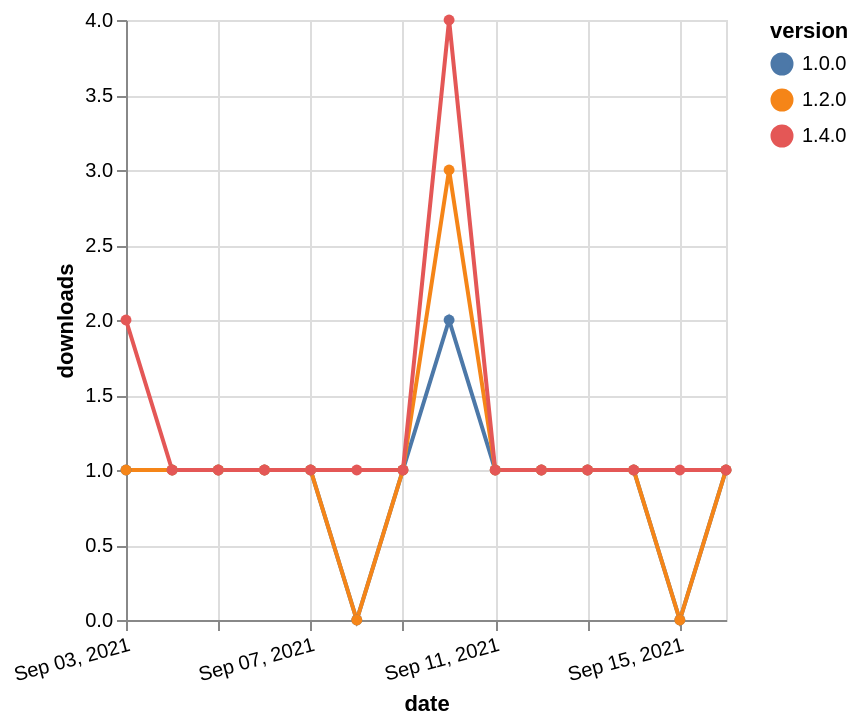

Write the Vega-Lite specification saved for this chart.
### Vega-Lite specification from a JSON file in a GitHub repository (floating-point values rounded to 4 significant figures)
{"$schema": "https://vega.github.io/schema/vega-lite/v5.json", "description": "A simple bar chart with embedded data.", "data": {"values": [{"date": "2021-09-03", "total": 164, "delta": 1, "version": "1.0.0"}, {"date": "2021-09-04", "total": 165, "delta": 1, "version": "1.0.0"}, {"date": "2021-09-05", "total": 166, "delta": 1, "version": "1.0.0"}, {"date": "2021-09-06", "total": 167, "delta": 1, "version": "1.0.0"}, {"date": "2021-09-07", "total": 168, "delta": 1, "version": "1.0.0"}, {"date": "2021-09-08", "total": 168, "delta": 0, "version": "1.0.0"}, {"date": "2021-09-09", "total": 169, "delta": 1, "version": "1.0.0"}, {"date": "2021-09-10", "total": 171, "delta": 2, "version": "1.0.0"}, {"date": "2021-09-11", "total": 172, "delta": 1, "version": "1.0.0"}, {"date": "2021-09-12", "total": 173, "delta": 1, "version": "1.0.0"}, {"date": "2021-09-13", "total": 174, "delta": 1, "version": "1.0.0"}, {"date": "2021-09-14", "total": 175, "delta": 1, "version": "1.0.0"}, {"date": "2021-09-15", "total": 175, "delta": 0, "version": "1.0.0"}, {"date": "2021-09-16", "total": 176, "delta": 1, "version": "1.0.0"}, {"date": "2021-09-03", "total": 194, "delta": 1, "version": "1.2.0"}, {"date": "2021-09-04", "total": 195, "delta": 1, "version": "1.2.0"}, {"date": "2021-09-05", "total": 196, "delta": 1, "version": "1.2.0"}, {"date": "2021-09-06", "total": 197, "delta": 1, "version": "1.2.0"}, {"date": "2021-09-07", "total": 198, "delta": 1, "version": "1.2.0"}, {"date": "2021-09-08", "total": 198, "delta": 0, "version": "1.2.0"}, {"date": "2021-09-09", "total": 199, "delta": 1, "version": "1.2.0"}, {"date": "2021-09-10", "total": 202, "delta": 3, "version": "1.2.0"}, {"date": "2021-09-11", "total": 203, "delta": 1, "version": "1.2.0"}, {"date": "2021-09-12", "total": 204, "delta": 1, "version": "1.2.0"}, {"date": "2021-09-13", "total": 205, "delta": 1, "version": "1.2.0"}, {"date": "2021-09-14", "total": 206, "delta": 1, "version": "1.2.0"}, {"date": "2021-09-15", "total": 206, "delta": 0, "version": "1.2.0"}, {"date": "2021-09-16", "total": 207, "delta": 1, "version": "1.2.0"}, {"date": "2021-09-03", "total": 124, "delta": 2, "version": "1.4.0"}, {"date": "2021-09-04", "total": 125, "delta": 1, "version": "1.4.0"}, {"date": "2021-09-05", "total": 126, "delta": 1, "version": "1.4.0"}, {"date": "2021-09-06", "total": 127, "delta": 1, "version": "1.4.0"}, {"date": "2021-09-07", "total": 128, "delta": 1, "version": "1.4.0"}, {"date": "2021-09-08", "total": 129, "delta": 1, "version": "1.4.0"}, {"date": "2021-09-09", "total": 130, "delta": 1, "version": "1.4.0"}, {"date": "2021-09-10", "total": 134, "delta": 4, "version": "1.4.0"}, {"date": "2021-09-11", "total": 135, "delta": 1, "version": "1.4.0"}, {"date": "2021-09-12", "total": 136, "delta": 1, "version": "1.4.0"}, {"date": "2021-09-13", "total": 137, "delta": 1, "version": "1.4.0"}, {"date": "2021-09-14", "total": 138, "delta": 1, "version": "1.4.0"}, {"date": "2021-09-15", "total": 139, "delta": 1, "version": "1.4.0"}, {"date": "2021-09-16", "total": 140, "delta": 1, "version": "1.4.0"}]}, "width": "container", "mark": {"type": "line", "point": {"filled": true}}, "encoding": {"x": {"field": "date", "type": "temporal", "timeUnit": "yearmonthdate", "title": "date", "axis": {"labelAngle": -15}}, "y": {"field": "delta", "type": "quantitative", "title": "downloads"}, "color": {"field": "version", "type": "nominal"}, "tooltip": {"field": "delta"}}}
